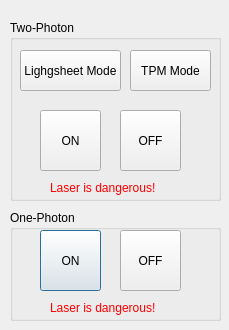
<?xml version="1.0" encoding="UTF-8"?>
<ui version="4.0">
 <class>LaserCtrl</class>
 <widget class="QDialog" name="LaserCtrl">
  <property name="geometry">
   <rect>
    <x>0</x>
    <y>0</y>
    <width>229</width>
    <height>330</height>
   </rect>
  </property>
  <property name="windowTitle">
   <string>LaserCtrl</string>
  </property>
  <property name="windowIcon">
   <iconset resource="mainwindow.qrc">
    <normaloff>:/myicons/icons/laser_ctrl.png</normaloff>:/myicons/icons/laser_ctrl.png</iconset>
  </property>
  <widget class="QGroupBox" name="groupBox">
   <property name="geometry">
    <rect>
     <x>10</x>
     <y>210</y>
     <width>211</width>
     <height>111</height>
    </rect>
   </property>
   <property name="title">
    <string>One-Photon</string>
   </property>
   <widget class="QPushButton" name="pushButton_ON_2">
    <property name="geometry">
     <rect>
      <x>30</x>
      <y>20</y>
      <width>61</width>
      <height>61</height>
     </rect>
    </property>
    <property name="styleSheet">
     <string notr="true"/>
    </property>
    <property name="text">
     <string>ON</string>
    </property>
   </widget>
   <widget class="QPushButton" name="pushButton_OFF_2">
    <property name="geometry">
     <rect>
      <x>110</x>
      <y>20</y>
      <width>61</width>
      <height>61</height>
     </rect>
    </property>
    <property name="styleSheet">
     <string notr="true"/>
    </property>
    <property name="text">
     <string>OFF</string>
    </property>
   </widget>
   <widget class="QLabel" name="label">
    <property name="geometry">
     <rect>
      <x>40</x>
      <y>90</y>
      <width>131</width>
      <height>16</height>
     </rect>
    </property>
    <property name="styleSheet">
     <string notr="true">color:red</string>
    </property>
    <property name="text">
     <string>Laser is dangerous!</string>
    </property>
   </widget>
  </widget>
  <widget class="QGroupBox" name="groupBox_2">
   <property name="geometry">
    <rect>
     <x>10</x>
     <y>20</y>
     <width>211</width>
     <height>181</height>
    </rect>
   </property>
   <property name="title">
    <string>Two-Photon</string>
   </property>
   <widget class="QPushButton" name="pushButton_ON">
    <property name="geometry">
     <rect>
      <x>30</x>
      <y>90</y>
      <width>61</width>
      <height>61</height>
     </rect>
    </property>
    <property name="styleSheet">
     <string notr="true"/>
    </property>
    <property name="text">
     <string>ON</string>
    </property>
   </widget>
   <widget class="QPushButton" name="pushButton_OFF">
    <property name="geometry">
     <rect>
      <x>110</x>
      <y>90</y>
      <width>61</width>
      <height>61</height>
     </rect>
    </property>
    <property name="styleSheet">
     <string notr="true"/>
    </property>
    <property name="text">
     <string>OFF</string>
    </property>
   </widget>
   <widget class="QPushButton" name="pushButton_Lightsheet">
    <property name="geometry">
     <rect>
      <x>10</x>
      <y>30</y>
      <width>101</width>
      <height>41</height>
     </rect>
    </property>
    <property name="text">
     <string>Lighgsheet Mode</string>
    </property>
   </widget>
   <widget class="QPushButton" name="pushButton_TPM">
    <property name="geometry">
     <rect>
      <x>120</x>
      <y>30</y>
      <width>81</width>
      <height>41</height>
     </rect>
    </property>
    <property name="text">
     <string>TPM Mode</string>
    </property>
   </widget>
   <widget class="QLabel" name="label_2">
    <property name="geometry">
     <rect>
      <x>40</x>
      <y>160</y>
      <width>131</width>
      <height>16</height>
     </rect>
    </property>
    <property name="styleSheet">
     <string notr="true">color:red</string>
    </property>
    <property name="text">
     <string>Laser is dangerous!</string>
    </property>
   </widget>
  </widget>
 </widget>
 <resources>
  <include location="mainwindow.qrc"/>
 </resources>
 <connections/>
</ui>
